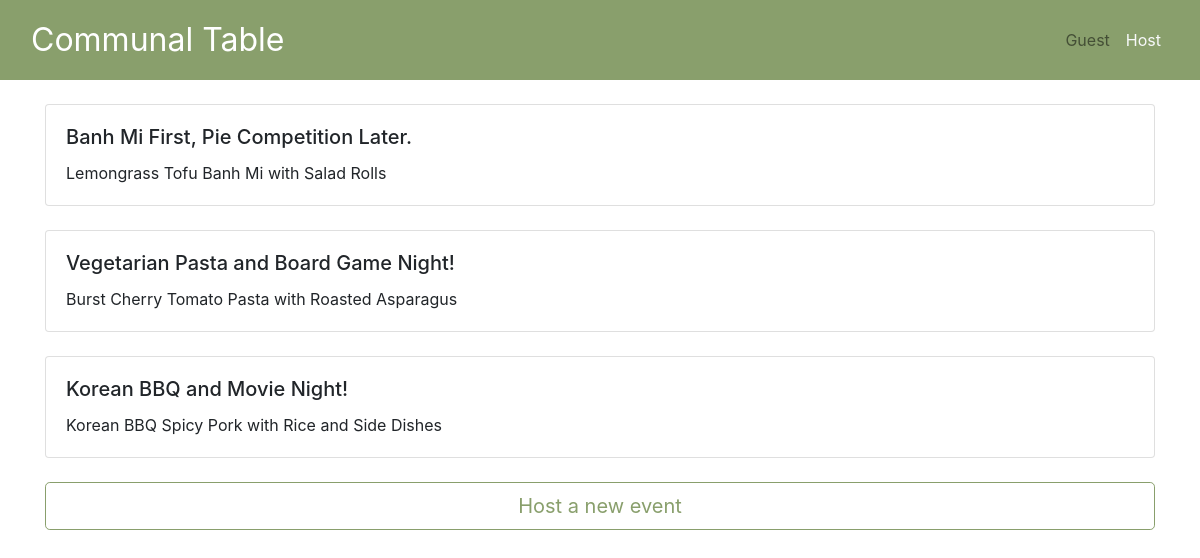
Page /host.html on the earlier database version.
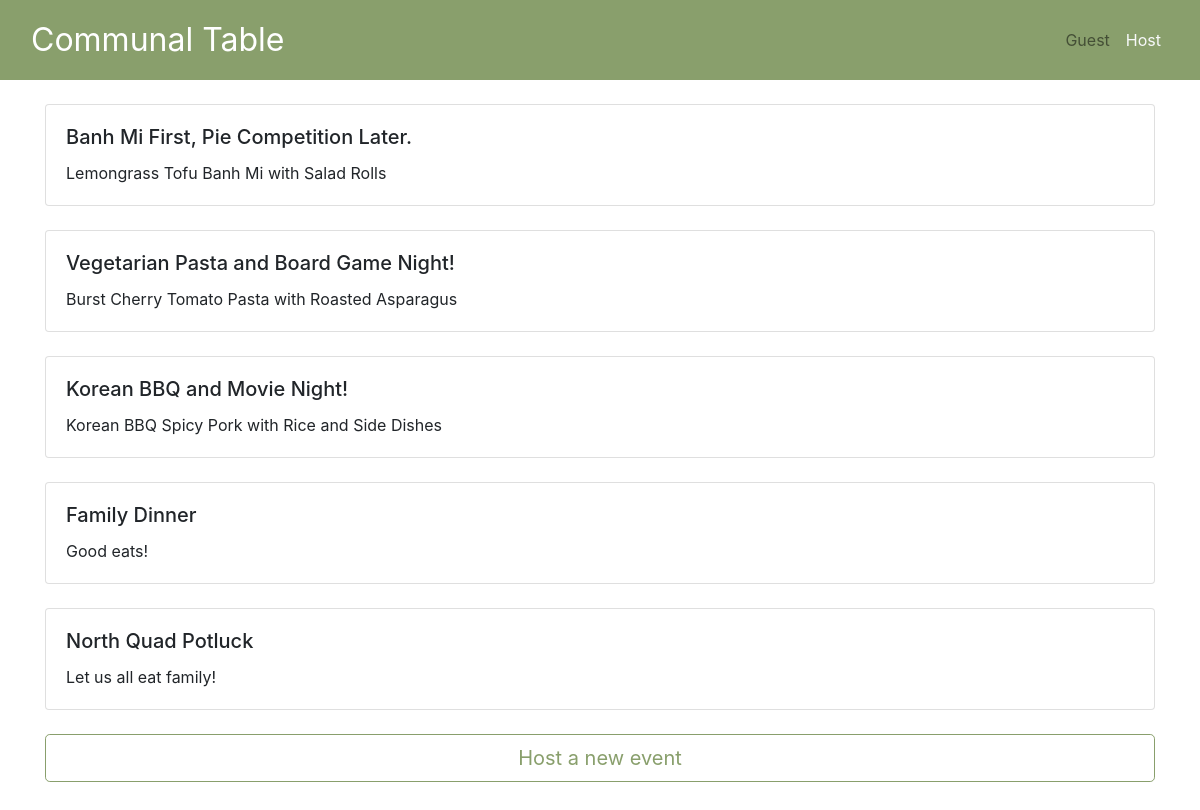
Same page on the later database version.
### tables this page shows
CREATE TABLE 'events' (
		'events_id' INTEGER PRIMARY KEY AUTOINCREMENT,
		'address1' TEXT,
		'address2' TEXT,
		'city' TEXT,
		'state' TEXT,
		'zipcode' INTEGER,
		'diet' TEXT,
		'ingredient1' TEXT,
		'ingredient2' TEXT,
		'ingredient3' TEXT,
		'description' TEXT,
		'allergy1' TEXT,
		'allergy2' TEXT,
		'allergy3' TEXT,
		'donation1' TEXT,
		'donation2' TEXT,
		'user_id' INTEGER,
		'seats' INTEGER,
		'mealTime' DATETIME,
		'name' TEXT,
		'longitude' NUMERIC,
		'latitude' NUMERIC,
		'price' NUMERIC
		);

### app.py (the view)
@app.route('/host.html', methods = ['GET', 'POST'])
def host():
    mealsList = []
    conn = sqlite3.connect('communaltable.db')
    cur = conn.cursor()
    queryAllMeals = '''SELECT * FROM events'''
    cur.execute(queryAllMeals)
    for row in cur:
        mealDict = {}
        mealDict["meal_id"] = row[0]
        mealDict["des"] = row[10]
        mealDict["name"] = row[19]
        mealsList.append(mealDict)
    conn.close()
    return render_template('host.html', title = "Host an event", meals = mealsList)

### templates/host.html (shortened to what this page needs)
<!doctype html>
<html lang="en">
  <head>
    <link rel="stylesheet" href="https://stackpath.bootstrapcdn.com/bootstrap/4.3.1/css/bootstrap.min.css">
    <link rel="stylesheet" type="text/css" href="{{ url_for('static', filename='style.css') }}"/>
  </head>
  <body>
      <nav class="navbar navbar-expand-lg navbar-light topnav-host">
            <div class="container">
              <a class="navbar-brand mb-0 brandtext text-white" href="#">Communal Table</a>
            </div>
            <div class="container navbar-nav justify-content-end">
              <a class="nav-item nav-link " href="/">Guest</a>
              <a class="nav-item nav-link active text-light" href="host.html">Host</a>
            </div>
      </nav>
      <div class="container">
      {% for meal in meals %}
        <div class="card mt-4">
          <div class="card-body">
            <h5 class="card-title">{{ meal["name"] }}</h5>
            <p class="card-text">{{ meal["des"] }}</p>
          </div>
        </div>
      {% endfor %}
        <a id="createnewbtn" class="mt-4 mb-5 btn btn-lg btn-outline-primary btn-block" href="newevent.html">Host a new event</a>
      </div>
  </body>
</html>

### static/style.css (style rules this page uses)
body { height: 100%; }
.topnav-host { height:80px; background-color: #899F6C; }
.brandtext { font-size: 2em; color: #fff; }
#createnewbtn { border-color: #899F6C; color: #899F6C; }

Differences in the rows shown:
added events: name "Family Dinner", des "Good eats!"
added events: name "North Quad Potluck", des "Let us all eat family!"
